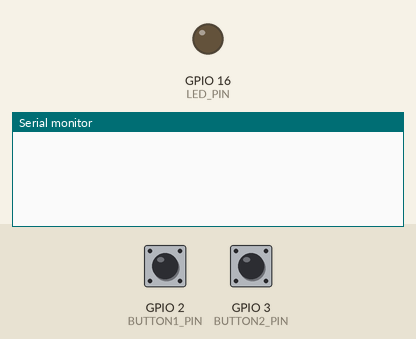
The sketch below on a simulated ESP8266 (NodeMCU). On the bench: output pins drawn as LEDs (lit = HIGH), the last lines printed to the serial monitor. Inputs (shaded band) come from the test bench; at power-on: GPIO 2 (BUTTON1_PIN) HIGH, GPIO 3 (BUTTON2_PIN) HIGH. WiFi joins after 1.5 s; servers stay silent unless stated; no MQTT or app messages arrive unless stated.

Above: at 3.2 s.
3.3 s: GPIO 2 (BUTTON1_PIN) pulled LOW for 0.15 s
At 4.6 s:
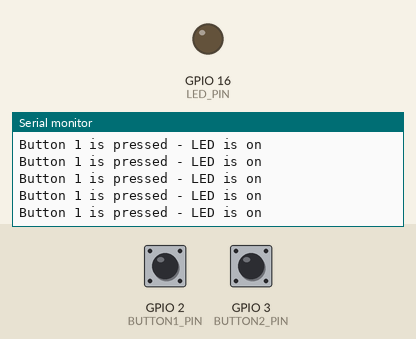
4.9 s: GPIO 3 (BUTTON2_PIN) pulled LOW for 0.15 s
At 6.2 s:
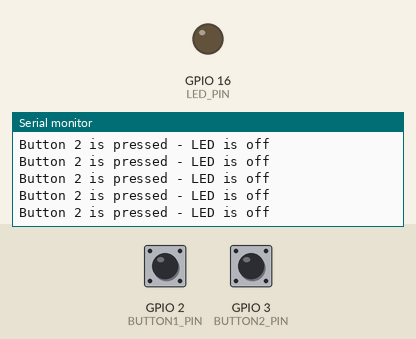
6.5 s: GPIO 2 (BUTTON1_PIN) driven LOW
At 7.1 s:
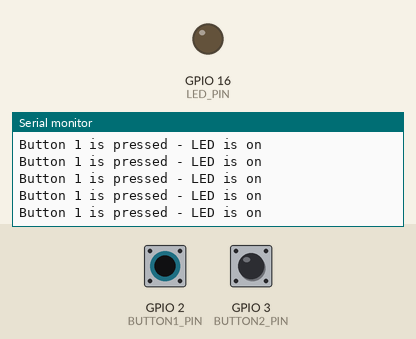
9.5 s: GPIO 3 (BUTTON2_PIN) pulled LOW for 1 s
13.5 s: GPIO 2 (BUTTON1_PIN) driven HIGH and GPIO 3 (BUTTON2_PIN) driven LOW
At 14.4 s:
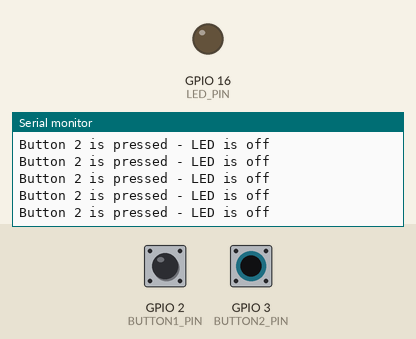

The sketch:

lednbuttondemo.ino
```cpp
#include <ESP8266WiFi.h>
#include <PubSubClient.h>

// Wi-Fi settings
const char* ssid = "your_SSID";
const char* password = "your_PASSWORD";

// MQTT settings
const char* mqtt_server = "your_MQTT_server_address";
const char* mqtt_username = "your_MQTT_username";
const char* mqtt_password = "your_MQTT_password";
const char* mqtt_topic = "your_MQTT_topic";

// Pin definitions
#define BUTTON1_PIN 2
#define BUTTON2_PIN 3
#define LED_PIN 16

// Create a Wi-Fi client object
WiFiClient espClient;

// Create a MQTT client object
PubSubClient mqttClient(espClient);

void setup() {
  // Set up the button pins as inputs with pull-up resistors
  pinMode(BUTTON1_PIN, INPUT_PULLUP);
  pinMode(BUTTON2_PIN, INPUT_PULLUP);

  // Set up the LED pin as an output
  pinMode(LED_PIN, OUTPUT);

  // Start serial communication
  Serial.begin(9600);

  // Connect to Wi-Fi
  WiFi.begin(ssid, password);
  while (WiFi.status() != WL_CONNECTED) {
    delay(1000);
  }

  // Connect to MQTT server
  mqttClient.setServer(mqtt_server, 1883);
  while (!mqttClient.connected()) {
    if (mqttClient.connect("ESP8266_Client", mqtt_username, mqtt_password)) {
      mqttClient.subscribe(mqtt_topic);
    } else {
      delay(1000);
    }
  }
}

void loop() {
  // Check for button 1 press
  if (digitalRead(BUTTON1_PIN) == LOW) {
    // Send message to turn on LED
    mqttClient.publish(mqtt_topic, "button1_on");
    Serial.println("Button 1 is pressed - LED is on");
  }

  // Check for button 2 press
  if (digitalRead(BUTTON2_PIN) == LOW) {
    // Send message to turn off LED
    mqttClient.publish(mqtt_topic, "button2_on");
    Serial.println("Button 2 is pressed - LED is off");
  }

  // Check for messages from MQTT server
  mqttClient.loop();
}

// Callback function for handling MQTT messages
void callback(char* topic, byte* payload, unsigned int length) {
  String message = "";
  for (int i = 0; i < length; i++) {
    message += (char)payload[i];
  }

  // Handle message to turn on LED
  if (message == "button1_on") {
    digitalWrite(LED_PIN, HIGH);
    Serial.println("LED is on");
  }

  // Handle message to turn off LED
  if (message == "button2_on") {
    digitalWrite(LED_PIN, LOW);
    Serial.println("LED is off");
  }
}

//ur mom gay
```

Measured:
- after the input at 3.3 s, the serial monitor: prints a new line at once (image 1)
- after the input at 4.9 s, the serial monitor: prints a new line at once (image 2)
- after the input at 6.5 s, the serial monitor: prints a new line at once (image 3)
- after the input at 13.5 s, the serial monitor: prints a new line at once (image 4)
